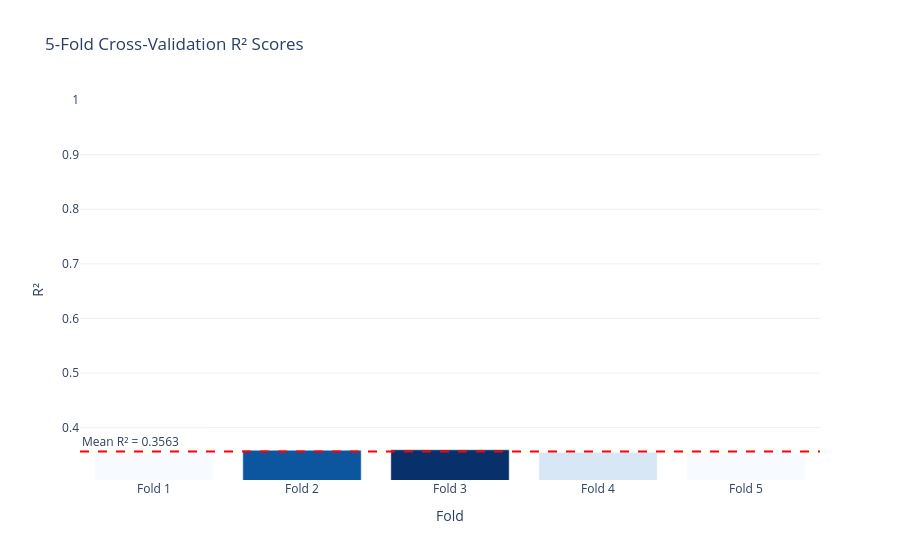

Notebook code for this chart:
### Markdown cell above
## 2. Cross-Validation
*By Polly & Erick (Validation & Metrics)*

A single train/test split gives one estimate of model performance, which may be influenced by how the data was randomly divided. **5-Fold Cross-Validation** addresses this by training and evaluating the model on 5 different non-overlapping subsets of the training data, then averaging the results.

- A **high mean R²** confirms the model explains most of the variance in PM2.5 levels.
- A **low standard deviation** means the model performs consistently, not just well on one lucky split.

Note: Cross-validation is run on `X_train` only. The test set remains untouched to give an unbiased final evaluation.

### Code cell
print("Running 5-Fold Cross-Validation on training data...")

cv_scores = cross_val_score(
    model_pipeline, X_train, y_train, cv=5, scoring='r2', n_jobs=-1
)

print("\n── Cross-Validation Results (R²) ──")
for fold, score in enumerate(cv_scores, start=1):
    print(f"  Fold {fold}: {score:.4f}")
print(f"  {'─'*22}")
print(f"  Mean  : {cv_scores.mean():.4f}")
print(f"  Std   : {cv_scores.std():.4f}")

if cv_scores.std() < 0.01:
    print("\n→ Low variance across folds: model is stable and generalizes well.")
else:
    print("\n→ Some variance across folds detected — worth investigating data distribution.")

# ── Interactive CV bar chart ───────────────────────────────────────────────────
cv_df = pd.DataFrame({'Fold': [f'Fold {i}' for i in range(1, 6)], 'R²': cv_scores})
fig_cv = px.bar(
    cv_df, x='Fold', y='R²',
    title='5-Fold Cross-Validation R² Scores',
    color='R²',
    color_continuous_scale='Blues',
    range_y=[max(0, cv_scores.min() - 0.05), 1.0],
    template='plotly_white'
)
fig_cv.add_hline(
    y=cv_scores.mean(), line_dash='dash', line_color='red',
    annotation_text=f'Mean R² = {cv_scores.mean():.4f}',
    annotation_position='top left'
)
fig_cv.update_layout(coloraxis_showscale=False)
fig_cv.show()

### Figure 1 — Plotly figure (JSON) as saved in the notebook; plotly's stock layout.template omitted (floating-point values rounded to 4 significant figures)
{"data": [{"hovertemplate": "Fold=%{x}<br>R²=%{marker.color}<extra></extra>", "legendgroup": "", "marker": {"color": [0.3541, 0.3587, 0.3595, 0.355, 0.3541], "coloraxis": "coloraxis", "pattern": {"shape": ""}}, "name": "", "orientation": "v", "showlegend": false, "textposition": "auto", "type": "bar", "x": ["Fold 1", "Fold 2", "Fold 3", "Fold 4", "Fold 5"], "xaxis": "x", "y": [0.3541, 0.3587, 0.3595, 0.355, 0.3541], "yaxis": "y"}], "layout": {"annotations": [{"showarrow": false, "text": "Mean R² = 0.3563", "x": 0, "xanchor": "left", "xref": "x domain", "y": 0.3563, "yanchor": "bottom", "yref": "y"}], "barmode": "relative", "coloraxis": {"colorbar": {"title": {"text": "R²"}}, "colorscale": [[0, "rgb(247,251,255)"], [0.125, "rgb(222,235,247)"], [0.25, "rgb(198,219,239)"], [0.375, "rgb(158,202,225)"], [0.5, "rgb(107,174,214)"], [0.625, "rgb(66,146,198)"], [0.75, "rgb(33,113,181)"], [0.875, "rgb(8,81,156)"], [1, "rgb(8,48,107)"]], "showscale": false}, "legend": {"tracegroupgap": 0}, "shapes": [{"line": {"color": "red", "dash": "dash"}, "type": "line", "x0": 0, "x1": 1, "xref": "x domain", "y0": 0.3563, "y1": 0.3563, "yref": "y"}], "title": {"text": "5-Fold Cross-Validation R² Scores"}, "xaxis": {"anchor": "y", "domain": [0, 1], "title": {"text": "Fold"}}, "yaxis": {"anchor": "x", "domain": [0, 1], "range": [0.3041, 1], "title": {"text": "R²"}}}}
